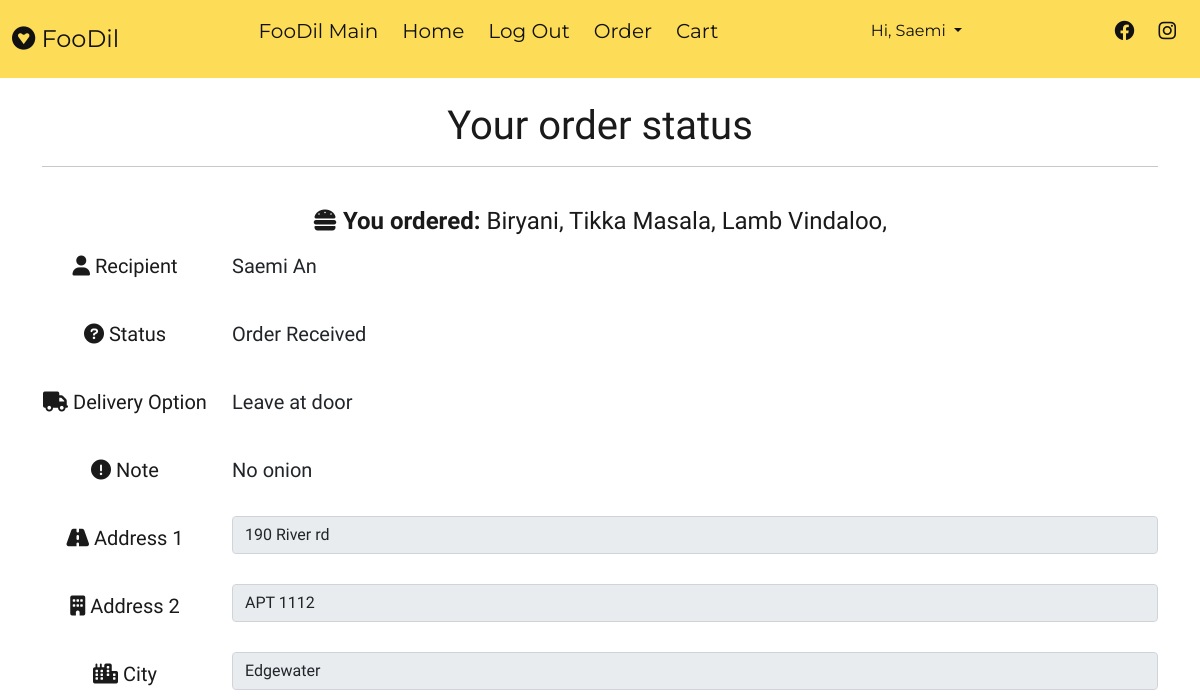
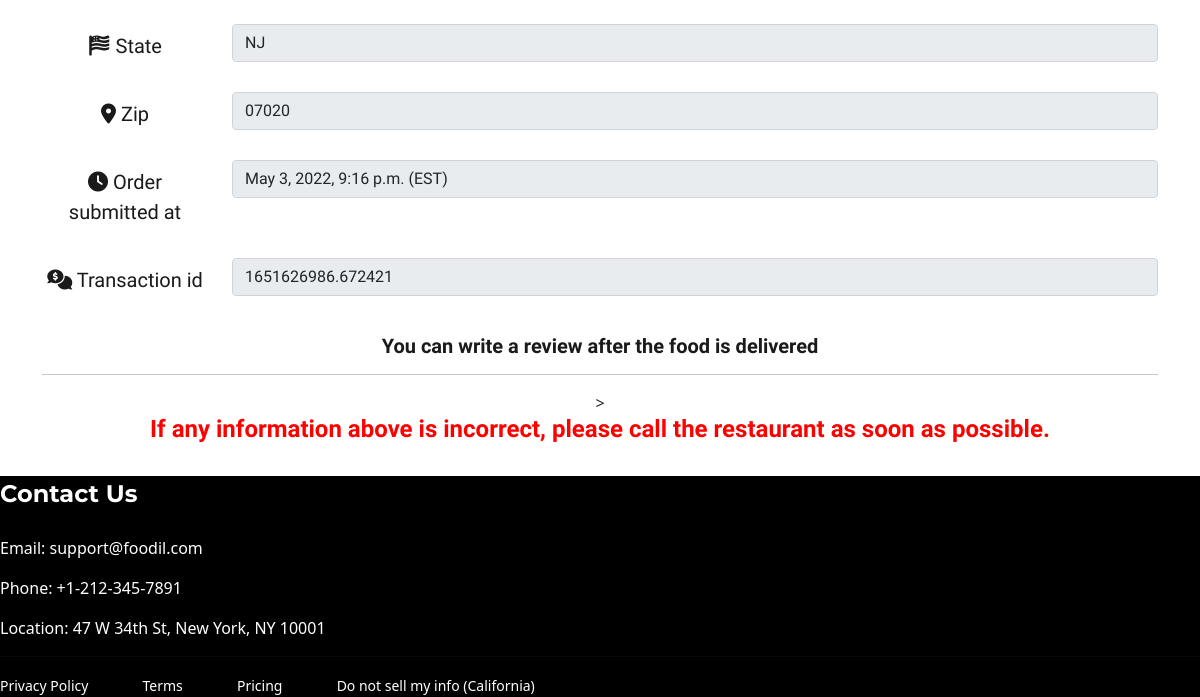
/customer/status/ (signed in), run on an earlier commit of the app's database (2 pictures, top to bottom).
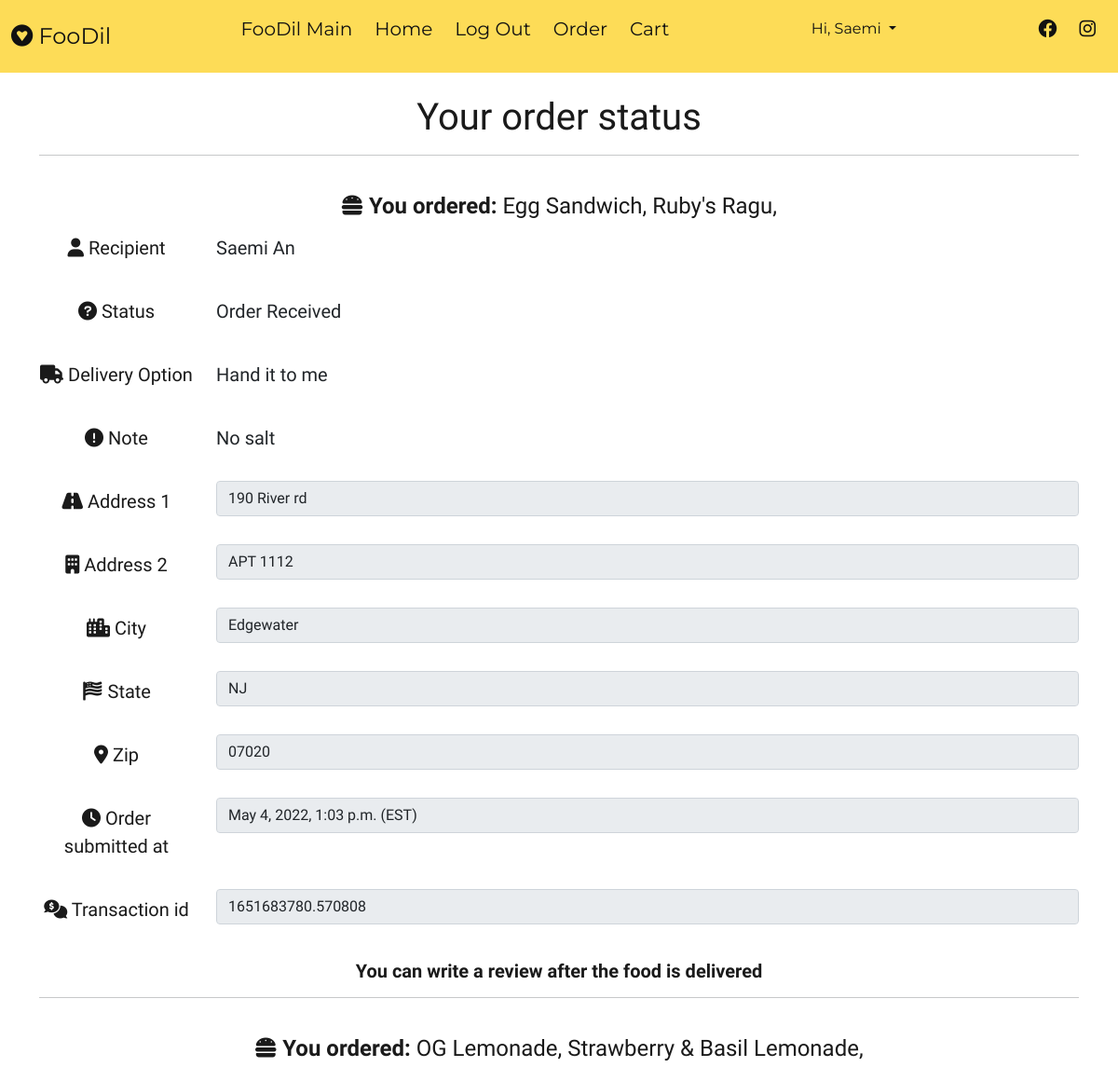
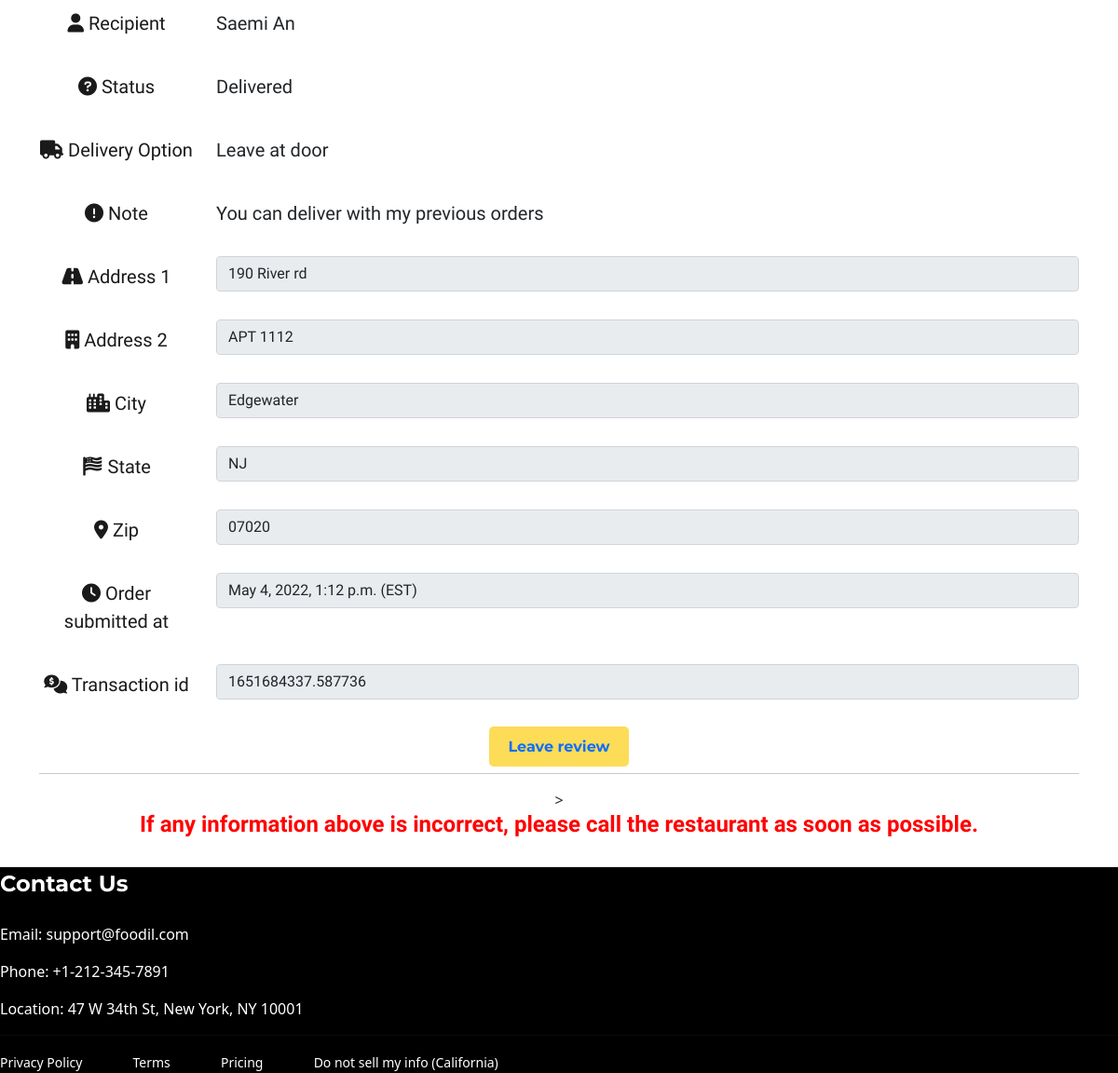
And on a later commit of the database (2 pictures, top to bottom).
### customer/models.py (models this page shows, shortened)
class DeliveryAddress(models.Model):
    username = models.ForeignKey(Customer_Account, on_delete=models.SET_NULL, null=True)
    order = models.ForeignKey(Order, on_delete=models.SET_NULL, blank=True, null=True)
    address_1 = models.CharField(max_length=200)
    address_2 = models.CharField(max_length=100)
    city = models.CharField(max_length=100)
    state = models.CharField(
        max_length=50,
        choices=[('', 'Choose state'),('AL', 'Alabama'),('AK', 'Alaska'),('AZ', 'Arizona'),('AR', 'Arkansas'),('CA', 'California'),('CO', 'Colorado'),('CT', 'Conneticut'),('DE', 'Delaware'),('DC', 'Dist. of Columbia'),('FL', 'Florida'),('GA', 'Georgia'),('GU', 'Guam'),('HI', 'Hawaii'),('ID', 'Idaho'),('IL', 'Illinois'),('IN', 'Indiana'),('IA', 'Iowa'),('KS', 'Kansas'),('KY', 'Kentucky'),('LA', 'Louisiana'),('ME', 'Maine'),('MD', 'Maryland'),('MA', 'Massachusetts'),('MI', 'Michigan'),('MIN', 'Minnesota'),('MS', 'Mississippi'),('MO', 'Missouri'),('MT', 'Montana'),('NE', 'Nebraska'),('NV', 'Nervada'),('NH', 'New Hampshire'),('NJ', 'New Jersey'),('NM', 'New Mexico'),('NY', 'New York'),('NC', 'North Carolina'),('ND', 'North Dakota'),('OH', 'Ohio'),('OK', 'Oklahoma'),('OR', 'Oregon'),('PA', 'Pennsylvania'),('RI', 'Rhode Island'),('SC', 'South Carolina'),('SD', 'South Dakota'),('TN', 'Tennessee'),('TX', 'Texas'),('UT', 'Utha'),('VT', 'Vermont'),('VA', 'Virginia'),('WA', 'Washington'),('WV', 'West Virginia'),('WI', 'Wisconsin'),('WY', 'Wyoming')])
    zip_code = models.CharField(max_length=20)
    delivery_option = models.CharField(max_length=30, choices=[('Leave at door', 'Leave at door'), ('Hand it to me', 'Hand it to me')], default='Leave at door')
    addedDate = models.DateTimeField(auto_now_add=True)
    note = models.CharField(max_length=255, default=None, null=True, blank=True)
    status = models.CharField(max_length=30, choices=[('current status', 'current status'), ('Order Received', 'Order Received'), ('Preparing', 'Preparing'), ('Picked up', 'Picked up'), ('Delivered', 'Delivered')], default="current status")
    restaurantID = models.CharField(max_length=10, null=True, blank=True, default=0)
    transaction_id = models.CharField(max_length=200, null=True, blank=True)

class OrderItem(models.Model):
    restaurantID = models.ForeignKey(Restaurant_Account, on_delete=models.SET_NULL, null=True)
    item = models.ForeignKey(Menu, on_delete=models.SET_NULL, blank=True, null=True)
    order = models.ForeignKey(Order, on_delete=models.SET_NULL, blank=True, null=True)
    quantity = models.IntegerField(default=0, null=True, blank=True)
    addedDate = models.DateTimeField(auto_now_add=True)
    isPaid = models.BooleanField(default=False, null=True, blank=True)
    transaction_id = models.CharField(max_length=200, null=True, blank=True)

### restaurant/models.py (models this page shows)
class Menu(models.Model):
    restaurantID = models.ForeignKey(Restaurant_Account, on_delete=models.CASCADE, default=None, null=True)
    item = models.CharField(max_length=100)
    itemImage = models.ImageField(upload_to='images/', blank=True)
    price = models.DecimalField(max_digits=6, decimal_places=2)
    category = models.CharField(
        max_length=20,
        choices=CHOICES)
    def __str__(self):
        return self.item

### customer/decorators.py (the view)
        def wrapper_func(request, *args, **kwargs):
            group = None
            if request.user.groups.exists():
                group = request.user.groups.all()[0].name
            if group in allowed_roles:
                return view_func(request, *args, **kwargs)
            else:
                return HttpResponse('You are not authorized to view this page. You need to login as a customer. To sign up or login, please logout first.')

### customer/views.py (called while the page is built)
@login_required(login_url='login')
@allowed_users(allowed_roles=['admin', 'customer'])
def Status(request):
    customer = Customer_Account.objects.get(user=request.user.id)
    info = DeliveryAddress.objects.filter(username=customer)
    items = OrderItem.objects.filter(order__username=customer)
    context = {'info': info, 'items': items, }
    return render(request, 'customer/status.html', context)

### templates/customer/status.html (shortened to what the changed rows need)
{% extends 'customer/base.html' %}
{% load static %}
{% block content %}
<br>
<center class="container">
    <h1>Your order status </h1>
    {% if not info %}
    <h1>Hmm...</h1>
    <br>
    <img src="{% static 'customer/images/dishes.gif' %}" />
    <br><br>
    <h3>Looks like you have not ordered anything.</h3> <br>
    <h5>Click <a href="{% url 'cart' %}">here</a> if you've already added items.</h5> <br>
    <h5>Otherwise, click <a href="{% url 'order' %}">here</a> to explore nearby restaurant!</h5>
    {% else %}
    <form id="form">
        {% for x in info %}
        <br>
        <h4>
            <section>
                <i class="fa-solid fa-burger"></i> <strong>You ordered: </strong>
                {% for item in items %}
                {% if item.transaction_id == x.transaction_id %}
                {{item.item}},
                {% endif %}
                {% endfor %}
            </section>
        </h4>
        <h5>
            <div class="form-group row">
                <label for="customer" class="col-sm-2 col-form-label">
                    <i class="fa-solid fa-user"></i> Recipient
                </label>
                <div class="col-sm-10">
                    <input type="text" readonly class="form-control-plaintext"
                        value="{{request.user.first_name}} {{request.user.last_name}}">
                </div>
            </div>
            <br>
            <div class="form-group row">
                <label for="status" class="col-sm-2 col-form-label">
                    <i class="fa-solid fa-circle-question"></i> Status
                </label>
                <div class="col-sm-10">
                    <input type="text" id=status readonly class="form-control-plaintext" value="{{x.status}}">
                </div>
            </div>
            <br>
            <div class="form-group row">
                <label for="delivery_option" class="col-sm-2 col-form-label">
                    <i class="fa-solid fa-truck"></i> Delivery Option
                </label>
                <div class="col-sm-10">
                    <input type="text" readonly class="form-control-plaintext" value="{{x.delivery_option}}">
                </div>
            </div>
            <br>
            <div class="form-group row">
                <label for="note" class="col-sm-2 col-form-label">
                    <i class="fa-solid fa-circle-exclamation"></i> Note
                </label>
                <div class="col-sm-10">
                    <input type="text" readonly class="form-control-plaintext" value="{{x.note}}">
                </div>
            </div>
            <br>
            <div class="form-group row">
                <label for="address_1" class="col-sm-2 col-form-label">
                    <i class="fa-solid fa-road"></i> Address 1
                </label>
                <div class="col-sm-10">
                    <input type="text" readonly class="form-control" value="{{x.address_1}}">
                </div>
            </div>
            <br>
            <div class="form-group row">
                <label for="address_2" class="col-sm-2 col-form-label">
                    <i class="fa-solid fa-building"></i> Address 2
                </label>
                <div class="col-sm-10">
                    <input type="text" readonly class="form-control" value="{{x.address_2}}">
                </div>
            </div>
            <br>
            <div class="form-group row">
                <label for="city" class="col-sm-2 col-form-label">
                    <i class="fa-solid fa-city"></i> City
                </label>
                <div class="col-sm-10">
                    <input type="text" readonly class="form-control" value="{{x.city}}">
                </div>
            </div>
            <br>
            <div class="form-group row">
                <label for="state" class="col-sm-2 col-form-label">
                    <i class="fa-solid fa-flag-usa"></i> State
                </label>
                <div class="col-sm-10">
                    <input type="text" readonly class="form-control" value="{{x.state}}">
                </div>
            </div>
            <br>
            <div class="form-group row">
                <label for="zip" class="col-sm-2 col-form-label">
                    <i class="fa-solid fa-location-dot"></i> Zip
                </label>
                <div class="col-sm-10">
                    <input type="text" readonly class="form-control" value="{{x.zip_code}}">
                </div>
            </div>
            <br>
            <div class="form-group row">
                <label for="time" class="col-sm-2 col-form-label">
                    <i class="fa-solid fa-clock"></i> Order submitted at
                </label>
                <div class="col-sm-10">
                    <input type="text" readonly class="form-control" value="{{x.addedDate}} (EST)">
                </div>
            </div>
            <br>
            <div class="form-group row">
                <label for="tid" class="col-sm-2 col-form-label">
                    <i class="fa-solid fa-comments-dollar"></i> Transaction id
                </label>
                <div class="col-sm-10">
                    <input type="text" readonly class="form-control" value="{{x.transaction_id}}">
                </div>
            </div>
        </h5>
        <br>
        {% if x.status == 'Delivered' %}
        <a class="myBtn" href="{% url 'review' %}" style="text-decoration: none;">Leave review</a>
        {% else %}
        <h5><strong>You can write a review after the food is delivered</strong></h5>
        {% endif %}
        <hr>
        {% endfor %}
    </form>>
    {% endif %}
    <br>
</center>
{% endblock %}

### templates/customer/base.html (shortened to what this page needs)
{% load static %}
<!DOCTYPE html>
<html lang="en">
<head>
    <link rel="stylesheet" href="{% static 'customer/css/style.css' %}?after">
    <link href="https://cdn.jsdelivr.net/npm/bootstrap@5.1.3/dist/css/bootstrap.min.css" rel="stylesheet"
>
    <link rel="stylesheet" href="https://cdnjs.cloudflare.com/ajax/libs/font-awesome/6.0.0/css/all.min.css"
 />
</head>
<body>
    <div class="culmn">
        <nav class="main_navbar">
            <div class="navbar__logo">
                <i class="fa-brands fa-gratipay"></i>
                <a href="{% url 'index' %}">FooDil</a>
            </div>
            <ul class="navbar__menu">
                <li><a href="{% url 'main' %}">FooDil Main</a></li>
                {% if user.is_authenticated %}
                <li><a href="{% url 'index' %}">Home</a></li>
                <li><a href="{% url 'logout' %}">Log Out</a></li>
                {% else %}
                <li><a href="{% url 'login' %}">Login</a></li>
                {% endif %}
                <li><a href="{% url 'order' %}">Order</a></li>
                <li><a href="{% url 'cart' %}">Cart</a></li>
            </ul>
            {% if user.is_authenticated %}
            <ul class="navbar__hello">
                <li id="hello-msg">
                    <div class="dropdown show">
                        <a class="btn myDropdown dropdown-toggle" href="#" role="button" id="dropdownMenuLink"
                            data-toggle="dropdown" aria-haspopup="true" aria-expanded="false"
                            style="box-shadow:none; outline:none;">
                            Hi, {{ request.user.first_name }}
                        </a>
                    </div>
                </li>
            </ul>
            {% endif %}
            <ul class="navbar__links">
                <li><a href="http://facebook.com"><i class="fa-brands fa-facebook"></i></a></li>
                <li><a href="http://instagram.com"><i class="fa-brands fa-instagram"></i></a></li>
            </ul>
        </nav>
        {% block content %}
        {% endblock %}
    </div>
    {% include 'customer/footer.html' %}
</body>
</html>

What changed in the data, as far as the page shows it:
removed DeliveryAddress: {{ request.user.first_name }} "Saemi An", status "Order Received", delivery_option "Leave at door", note "No onion", address_1 "190 River rd", address_2 "APT 1112", city "Edgewater", state "NJ", zip_code "07020", addedDate "May 3, 2022, 9:16 p.m. (EST)", transaction_id "1651626986.672421", shows "You can write a review after the food is delivered"
removed OrderItem: item "Biryani"
removed OrderItem: item "Tikka Masala"
removed OrderItem: item "Lamb Vindaloo"
added DeliveryAddress: {{ request.user.first_name }} "Saemi An", status "Order Received", delivery_option "Hand it to me", note "No salt", address_1 "190 River rd", address_2 "APT 1112", city "Edgewater", state "NJ", zip_code "07020", addedDate "May 4, 2022, 1:03 p.m. (EST)", transaction_id "1651683780.570808", shows "You can write a review after the food is delivered"
added OrderItem: item "Egg Sandwich"
added OrderItem: item "Ruby's Ragu"
added DeliveryAddress: {{ request.user.first_name }} "Saemi An", status "Delivered", delivery_option "Leave at door", note "You can deliver with my previous orders", address_1 "190 River rd", address_2 "APT 1112", city "Edgewater", state "NJ", zip_code "07020", addedDate "May 4, 2022, 1:12 p.m. (EST)", transaction_id "1651684337.587736", shows "Leave review"
added OrderItem: item "OG Lemonade"
added OrderItem: item "Strawberry & Basil Lemonade"
